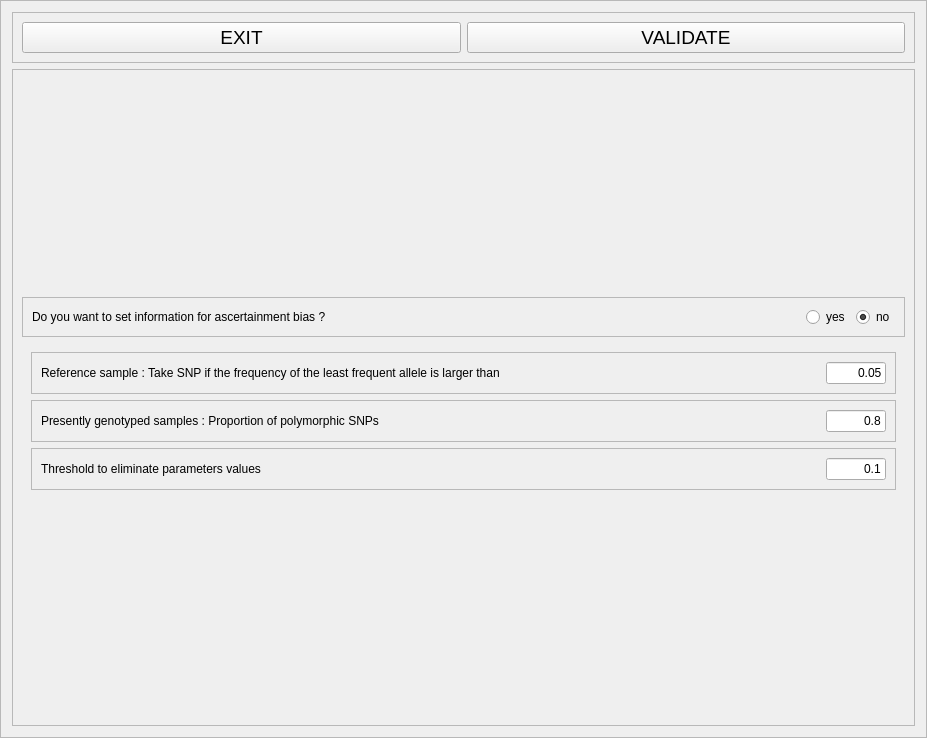
<?xml version="1.0" encoding="UTF-8"?>
<ui version="4.0">
 <class>Frame</class>
 <widget class="QFrame" name="Frame">
  <property name="geometry">
   <rect>
    <x>0</x>
    <y>0</y>
    <width>927</width>
    <height>738</height>
   </rect>
  </property>
  <property name="windowTitle">
   <string>Frame</string>
  </property>
  <property name="frameShape">
   <enum>QFrame::StyledPanel</enum>
  </property>
  <property name="frameShadow">
   <enum>QFrame::Raised</enum>
  </property>
  <layout class="QVBoxLayout" name="verticalLayout_6">
   <item>
    <widget class="QFrame" name="frame_6">
     <property name="frameShape">
      <enum>QFrame::StyledPanel</enum>
     </property>
     <property name="frameShadow">
      <enum>QFrame::Raised</enum>
     </property>
     <layout class="QHBoxLayout" name="horizontalLayout_9">
      <item>
       <widget class="QPushButton" name="exitButton">
        <property name="font">
         <font>
          <pointsize>14</pointsize>
         </font>
        </property>
        <property name="toolTip">
         <string>Leave this screen without loosing any change</string>
        </property>
        <property name="text">
         <string>EXIT</string>
        </property>
        <property name="shortcut">
         <string>Alt+E</string>
        </property>
       </widget>
      </item>
      <item>
       <widget class="QPushButton" name="okButton">
        <property name="font">
         <font>
          <pointsize>14</pointsize>
         </font>
        </property>
        <property name="toolTip">
         <string>Test and save data (Alt+o)</string>
        </property>
        <property name="text">
         <string>VALIDATE</string>
        </property>
        <property name="shortcut">
         <string>Alt+V</string>
        </property>
       </widget>
      </item>
     </layout>
    </widget>
   </item>
   <item>
    <layout class="QHBoxLayout" name="horizontalLayout_3">
     <item>
      <layout class="QVBoxLayout" name="verticalLayout_5">
       <item>
        <layout class="QHBoxLayout" name="horizontalLayout_2"/>
       </item>
       <item>
        <widget class="QScrollArea" name="scrollArea">
         <property name="widgetResizable">
          <bool>true</bool>
         </property>
         <widget class="QWidget" name="scrollAreaWidgetContents">
          <property name="geometry">
           <rect>
            <x>0</x>
            <y>0</y>
            <width>897</width>
            <height>638</height>
           </rect>
          </property>
          <layout class="QVBoxLayout" name="verticalLayout_3">
           <item>
            <spacer name="verticalSpacer_2">
             <property name="orientation">
              <enum>Qt::Vertical</enum>
             </property>
             <property name="sizeHint" stdset="0">
              <size>
               <width>20</width>
               <height>40</height>
              </size>
             </property>
            </spacer>
           </item>
           <item>
            <widget class="QFrame" name="frame">
             <property name="frameShape">
              <enum>QFrame::StyledPanel</enum>
             </property>
             <property name="frameShadow">
              <enum>QFrame::Raised</enum>
             </property>
             <layout class="QHBoxLayout" name="horizontalLayout_4">
              <item>
               <widget class="QLabel" name="label">
                <property name="text">
                 <string>Do you want to set information for ascertainment bias ?</string>
                </property>
               </widget>
              </item>
              <item>
               <spacer name="horizontalSpacer_4">
                <property name="orientation">
                 <enum>Qt::Horizontal</enum>
                </property>
                <property name="sizeHint" stdset="0">
                 <size>
                  <width>40</width>
                  <height>20</height>
                 </size>
                </property>
               </spacer>
              </item>
              <item>
               <widget class="QRadioButton" name="ascYesRadio">
                <property name="text">
                 <string>yes</string>
                </property>
               </widget>
              </item>
              <item>
               <widget class="QRadioButton" name="ascNoRadio">
                <property name="text">
                 <string>no</string>
                </property>
                <property name="checked">
                 <bool>true</bool>
                </property>
               </widget>
              </item>
             </layout>
            </widget>
           </item>
           <item>
            <widget class="QFrame" name="valuesFrame">
             <property name="frameShape">
              <enum>QFrame::NoFrame</enum>
             </property>
             <property name="frameShadow">
              <enum>QFrame::Raised</enum>
             </property>
             <layout class="QVBoxLayout" name="verticalLayout">
              <item>
               <widget class="QFrame" name="frame_3">
                <property name="frameShape">
                 <enum>QFrame::StyledPanel</enum>
                </property>
                <property name="frameShadow">
                 <enum>QFrame::Raised</enum>
                </property>
                <layout class="QHBoxLayout" name="horizontalLayout_5">
                 <item>
                  <widget class="QLabel" name="asc1Label">
                   <property name="text">
                    <string>Reference sample : Take SNP if the frequency of the least frequent allele is larger than</string>
                   </property>
                  </widget>
                 </item>
                 <item>
                  <spacer name="horizontalSpacer_3">
                   <property name="orientation">
                    <enum>Qt::Horizontal</enum>
                   </property>
                   <property name="sizeHint" stdset="0">
                    <size>
                     <width>40</width>
                     <height>20</height>
                    </size>
                   </property>
                  </spacer>
                 </item>
                 <item>
                  <widget class="QLineEdit" name="asc1ValEdit">
                   <property name="minimumSize">
                    <size>
                     <width>60</width>
                     <height>0</height>
                    </size>
                   </property>
                   <property name="maximumSize">
                    <size>
                     <width>60</width>
                     <height>16777215</height>
                    </size>
                   </property>
                   <property name="text">
                    <string>0.05</string>
                   </property>
                   <property name="alignment">
                    <set>Qt::AlignRight|Qt::AlignTrailing|Qt::AlignVCenter</set>
                   </property>
                  </widget>
                 </item>
                </layout>
               </widget>
              </item>
              <item>
               <widget class="QFrame" name="frame_4">
                <property name="frameShape">
                 <enum>QFrame::StyledPanel</enum>
                </property>
                <property name="frameShadow">
                 <enum>QFrame::Raised</enum>
                </property>
                <layout class="QHBoxLayout" name="horizontalLayout_6">
                 <item>
                  <widget class="QLabel" name="asc2Label">
                   <property name="text">
                    <string>Presently genotyped samples : Proportion of polymorphic SNPs</string>
                   </property>
                  </widget>
                 </item>
                 <item>
                  <spacer name="horizontalSpacer">
                   <property name="orientation">
                    <enum>Qt::Horizontal</enum>
                   </property>
                   <property name="sizeHint" stdset="0">
                    <size>
                     <width>40</width>
                     <height>20</height>
                    </size>
                   </property>
                  </spacer>
                 </item>
                 <item>
                  <widget class="QLineEdit" name="asc2ValEdit">
                   <property name="minimumSize">
                    <size>
                     <width>60</width>
                     <height>0</height>
                    </size>
                   </property>
                   <property name="maximumSize">
                    <size>
                     <width>60</width>
                     <height>16777215</height>
                    </size>
                   </property>
                   <property name="text">
                    <string>0.8</string>
                   </property>
                   <property name="alignment">
                    <set>Qt::AlignRight|Qt::AlignTrailing|Qt::AlignVCenter</set>
                   </property>
                  </widget>
                 </item>
                </layout>
               </widget>
              </item>
              <item>
               <widget class="QFrame" name="frame_5">
                <property name="frameShape">
                 <enum>QFrame::StyledPanel</enum>
                </property>
                <property name="frameShadow">
                 <enum>QFrame::Raised</enum>
                </property>
                <layout class="QHBoxLayout" name="horizontalLayout_7">
                 <item>
                  <widget class="QLabel" name="asc3Label">
                   <property name="text">
                    <string>Threshold to eliminate parameters values</string>
                   </property>
                  </widget>
                 </item>
                 <item>
                  <spacer name="horizontalSpacer_2">
                   <property name="orientation">
                    <enum>Qt::Horizontal</enum>
                   </property>
                   <property name="sizeHint" stdset="0">
                    <size>
                     <width>40</width>
                     <height>20</height>
                    </size>
                   </property>
                  </spacer>
                 </item>
                 <item>
                  <widget class="QLineEdit" name="asc3ValEdit">
                   <property name="minimumSize">
                    <size>
                     <width>60</width>
                     <height>0</height>
                    </size>
                   </property>
                   <property name="maximumSize">
                    <size>
                     <width>60</width>
                     <height>16777215</height>
                    </size>
                   </property>
                   <property name="text">
                    <string>0.1</string>
                   </property>
                   <property name="alignment">
                    <set>Qt::AlignRight|Qt::AlignTrailing|Qt::AlignVCenter</set>
                   </property>
                  </widget>
                 </item>
                </layout>
               </widget>
              </item>
             </layout>
            </widget>
           </item>
           <item>
            <spacer name="verticalSpacer">
             <property name="orientation">
              <enum>Qt::Vertical</enum>
             </property>
             <property name="sizeHint" stdset="0">
              <size>
               <width>20</width>
               <height>40</height>
              </size>
             </property>
            </spacer>
           </item>
          </layout>
         </widget>
        </widget>
       </item>
      </layout>
     </item>
    </layout>
   </item>
  </layout>
 </widget>
 <resources/>
 <connections/>
</ui>
